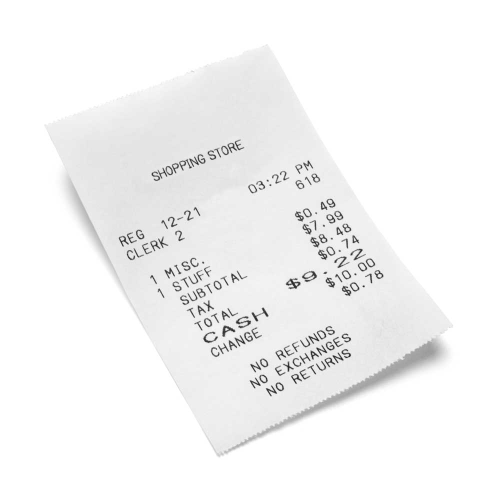
#> input picture ComputerVision/images/receipt_573065707_1000.jpeg, 994 x 1000 px, found by its file name (shown at 1/2 size)
$ jupyter execute --allow-errors Project02_PDFScanner.ipynb
#> lines starting #> are read from the running program, lines starting #| are printed output that depends on the picture; after the words box and inside, x2 and y2 are one past the last pixel; in counts of white or black regions, pixels touching at a corner belong together
# 4 Point OpenCV getPerspective Transform Example

### Import Packages

[cell 1]
# import the necessary packages
import matplotlib.pyplot as plt
import numpy as np
import imutils
import cv2

### Function to display images in Jupyter Notebooks and Google Colab

[cell 2]
def plt_imshow(title, image):
	# convert the image frame BGR to RGB color space and display it
	image = cv2.cvtColor(image, cv2.COLOR_BGR2RGB)
	plt.imshow(image)
	plt.title(title)
	plt.grid(False)
	plt.show()

[cell 3]
def order_points(pts):
	# initialzie a list of coordinates that will be ordered
	# such that the first entry in the list is the top-left,
	# the second entry is the top-right, the third is the
	# bottom-right, and the fourth is the bottom-left
	rect = np.zeros((4, 2), dtype = "float32")

    # the top-left point will have the smallest sum, whereas
	# the bottom-right point will have the largest sum
	s = pts.sum(axis = 1)
	rect[0] = pts[np.argmin(s)]
	rect[2] = pts[np.argmax(s)]

    # now, compute the difference between the points, the
	# top-right point will have the smallest difference,
	# whereas the bottom-left will have the largest difference
	diff = np.diff(pts, axis = 1)
	rect[1] = pts[np.argmin(diff)]
	rect[3] = pts[np.argmax(diff)]

    # return the ordered coordinates
	return rect

[cell 4]
def four_point_transform(image, pts):
	# obtain a consistent order of the points and unpack them
	# individually
	rect = order_points(pts)
	(tl, tr, br, bl) = rect

    # compute the width of the new image, which will be the
	# maximum distance between bottom-right and bottom-left
	# x-coordiates or the top-right and top-left x-coordinates
	widthA = np.sqrt(((br[0] - bl[0]) ** 2) + ((br[1] - bl[1]) ** 2))
	widthB = np.sqrt(((tr[0] - tl[0]) ** 2) + ((tr[1] - tl[1]) ** 2))
	maxWidth = max(int(widthA), int(widthB))

    # compute the height of the new image, which will be the
	# maximum distance between the top-right and bottom-right
	# y-coordinates or the top-left and bottom-left y-coordinates
	heightA = np.sqrt(((tr[0] - br[0]) ** 2) + ((tr[1] - br[1]) ** 2))
	heightB = np.sqrt(((tl[0] - bl[0]) ** 2) + ((tl[1] - bl[1]) ** 2))
	maxHeight = max(int(heightA), int(heightB))

    # now that we have the dimensions of the new image, construct
	# the set of destination points to obtain a "birds eye view",
	# (i.e. top-down view) of the image, again specifying points
	# in the top-left, top-right, bottom-right, and bottom-left
	# order
	dst = np.array([
		[0, 0],
		[maxWidth - 1, 0],
		[maxWidth - 1, maxHeight - 1],
		[0, maxHeight - 1]], dtype = "float32")

    # compute the perspective transform matrix and then apply it
	M = cv2.getPerspectiveTransform(rect, dst)
	warped = cv2.warpPerspective(image, M, (maxWidth, maxHeight))

    # return the warped image
	return warped

[cell 5]
'''
# construct the argument parse and parse the arguments
ap = argparse.ArgumentParser()
ap.add_argument("-i", "--image", help = "path to the image file")
ap.add_argument("-c", "--coords",
	help = "comma seperated list of source points")
args = vars(ap.parse_args())
'''
args = {
    "image"  : "data/4Point/example_01.png",
    "coords" : "[(73, 239), (356, 117), (475, 265), (187, 443)]"
}

args2 = {
    "image"  : "data/4Point/example_02.png",
    "coords" : "[(101, 185), (393, 151), (479, 323), (187, 441)]"
}

args3 = {
    "image"  : "data/4Point/example_03.png",
    "coords" : "[(63, 242), (291, 110), (361, 252), (78, 386)]"
}

[cell 6]
# load the image and grab the source coordinates (i.e. the list of
# of (x, y) points)
# NOTE: using the 'eval' function is bad form, but for this example
# let's just roll with it -- in future posts I'll show you how to
# automatically determine the coordinates without pre-supplying them
image = cv2.imread(args["image"])
pts = np.array(eval(args["coords"]), dtype = "float32")

#> (a cell that did not finish here is left out)

#> (a cell that did not finish here is left out)

# Document Scanner

[cell 9]
from skimage.filters import threshold_local

[cell 10]
'''
# construct the argument parser and parse the arguments
ap = argparse.ArgumentParser()
ap.add_argument("-i", "--image", required = True,
	help = "Path to the image to be scanned")
args = vars(ap.parse_args())
'''
args = {
    "image"  : "data/4Point/page.jpg",
}

args1 = {
    "image"  : "data/4Point/receipt.jpg",
}

args2 = {
    "image"  : "data/4Point/receipt_573065707_1000.jpeg",
}

[cell 11]
# load the image and compute the ratio of the old height
# to the new height, clone it, and resize it
image = cv2.imread(args2["image"])
#> image is the input picture: shape (1000, 994, 3); min 10, max 255, mean 244.3
ratio = image.shape[0] / 500.0
#> ratio = 2
orig = image.copy()
image = imutils.resize(image, height = 500)
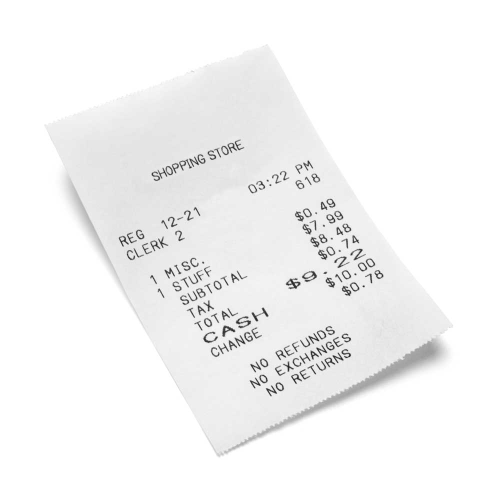
#> image: shape (500, 497, 3); min 35, max 255, mean 244.3

# convert the image to grayscale, blur it, and find edges
# in the image
gray = cv2.cvtColor(image, cv2.COLOR_BGR2GRAY)
gray = cv2.GaussianBlur(gray, (5, 5), 0)
edged = cv2.Canny(gray, 75, 200)
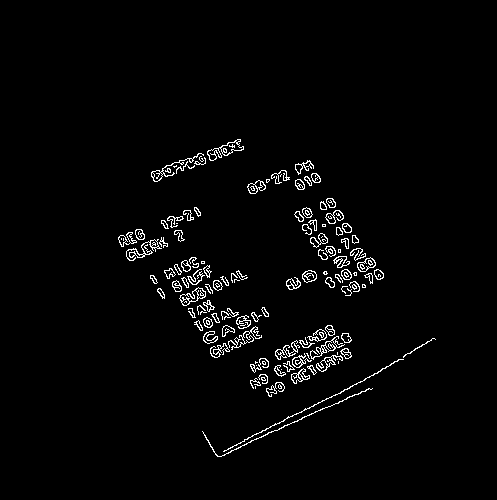
#> edged: shape (500, 497); 2.4% white in thin lines or dots, all inside (x1, y1, x2, y2) = (118, 139, 436, 457)

# show the original image and the edge detected image
print("STEP 1: Edge Detection")
plt_imshow("Image", image)
plt_imshow("Edged", edged)

[cell 12]
# find the contours in the edged image, keeping only the
# largest ones, and initialize the screen contour
cnts = cv2.findContours(edged.copy(), cv2.RETR_LIST, cv2.CHAIN_APPROX_SIMPLE)
#> cnts = 299 contours, 156 with area under 20; largest, box (x1, y1, x2, y2) and area: (207, 139, 244, 161) 284, (179, 287, 206, 306) 228, (357, 257, 376, 272) 159, (220, 141, 244, 156) 148, (247, 180, 266, 194) 146
cnts = imutils.grab_contours(cnts)
cnts = sorted(cnts, key = cv2.contourArea, reverse = True)[:5]
#> cnts = 5 contours; box (x1, y1, x2, y2) and area: (207, 139, 244, 161) 284, (179, 287, 206, 306) 228, (357, 257, 376, 272) 159, (220, 141, 244, 156) 148, (247, 180, 266, 194) 146

# loop over the contours
for c in cnts:
	# approximate the contour
	peri = cv2.arcLength(c, True)
	approx = cv2.approxPolyDP(c, 0.02 * peri, True)
	# if our approximated contour has four points, then we
	# can assume that we have found our screen
	if len(approx) == 4:
		screenCnt = approx
		break
#> this loop made 5 passes
#> peri on passes 1 to 5: 145.3, 87.25, 53.46, 83.84, 58.28

# show the contour (outline) of the piece of paper
print("STEP 2: Find contours of paper")
#> (the rest of this cell did not finish here and is left out)

$ run again, with ComputerVision/images/bounding_box_regression_procedure.jpeg copied over ComputerVision/images/receipt_573065707_1000.jpeg
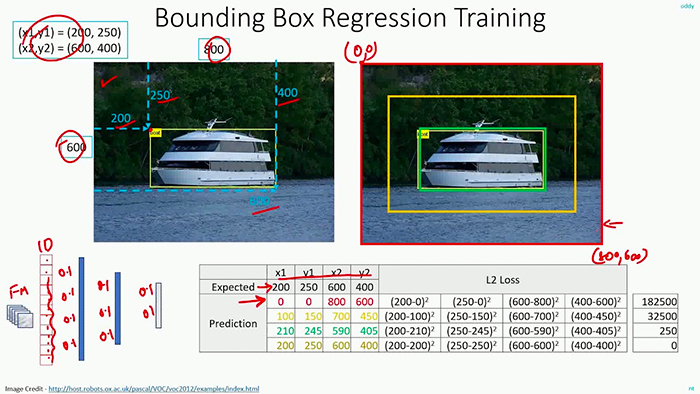
#> input picture ComputerVision/images/bounding_box_regression_procedure.jpeg, 700 x 394 px, found by its file name
#> image is the input picture: shape (394, 700, 3); mean B, G, R 183.1, 184.9, 178.7
#> `edged = cv2.Canny(gray, 75, 200)`:
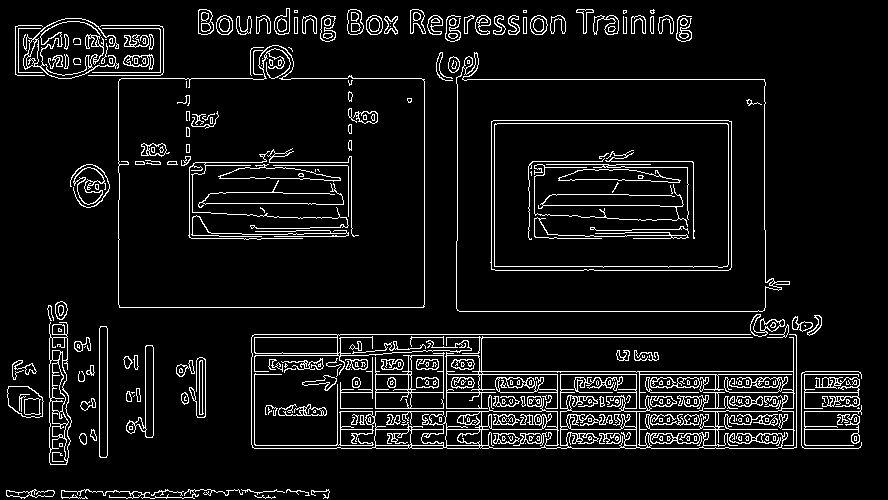
#> edged: shape (500, 888); 7.6% white in thin lines or dots
#> `cnts = cv2.findContours(edged.copy(), cv2.RETR_LIST, cv2.CHAIN_APPROX_..`: cnts = 724 contours, 364 with area under 20; largest, box (x1, y1, x2, y2) and area: (456, 52, 790, 312) 71682, (456, 53, 782, 312) 71560, (118, 45, 425, 308) 70909, (118, 45, 425, 308) 70824, (490, 120, 732, 271) 35982
#> `cnts = sorted(cnts, key = cv2.contourArea, reverse = True)[:5]`: cnts = 5 contours; box (x1, y1, x2, y2) and area: (456, 52, 790, 312) 71682, (456, 53, 782, 312) 71560, (118, 45, 425, 308) 70909, (118, 45, 425, 308) 70824, (490, 120, 732, 271) 35982
#> the loop `for c in cnts:` made 1 pass
#> (peri, screenCnt) on pass 1: (1301.5, [[465, 58], [457, 310], [789, 284], [764, 79]])
#> in plt_imshow (call 6), `image = cv2.cvtColor(image, cv2.COLOR_BGR2RGB)`:
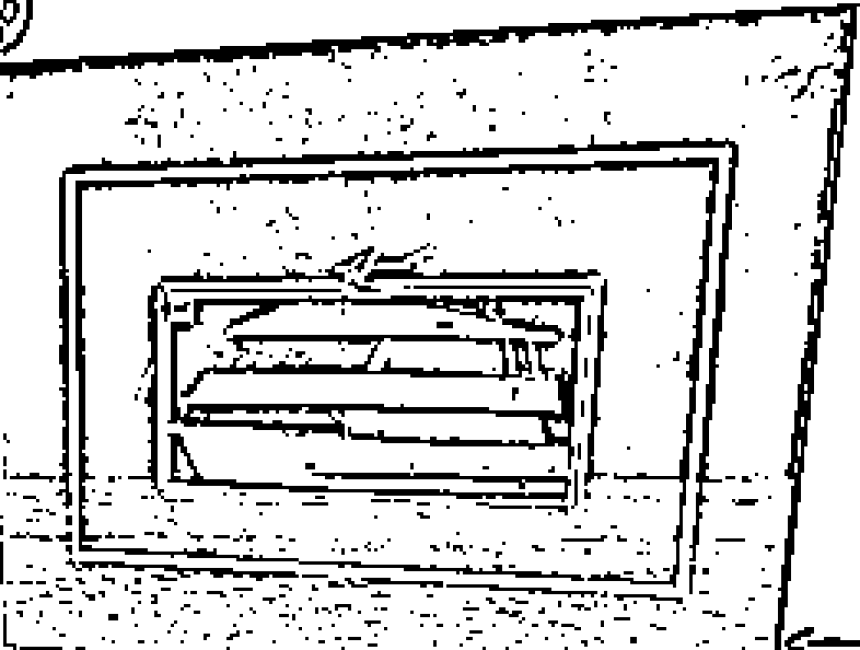
#> image: shape (650, 860, 3); min 0, max 255, mean 214

$ run again, with ComputerVision/images/convolutions_kernel_sliding.jpeg copied over ComputerVision/images/receipt_573065707_1000.jpeg
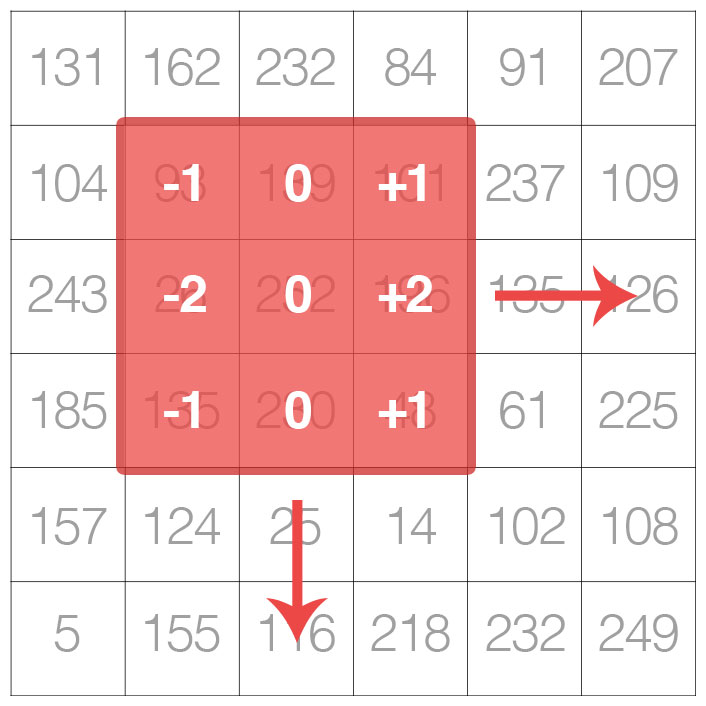
#> input picture ComputerVision/images/convolutions_kernel_sliding.jpeg, 706 x 706 px, found by its file name
#> image is the input picture: shape (706, 706, 3); mean B, G, R 211.9, 212.7, 244.2
#> `edged = cv2.Canny(gray, 75, 200)`:
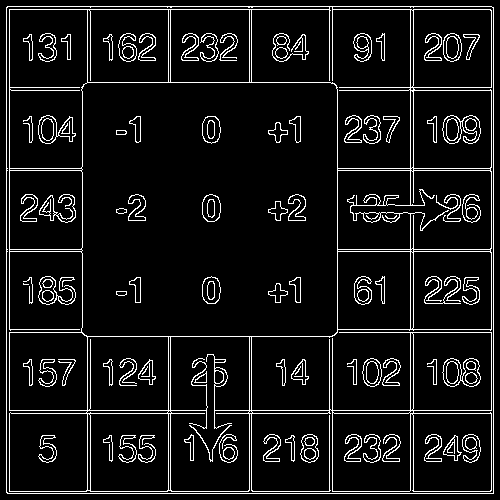
#> edged: shape (500, 500); 8.4% white in thin lines or dots
#> `cnts = cv2.findContours(edged.copy(), cv2.RETR_LIST, cv2.CHAIN_APPROX_..`: cnts = 245 contours, 20 with area under 20; largest, box (x1, y1, x2, y2) and area: (6, 6, 494, 494) 237166, (81, 82, 338, 337) 64735, (6, 6, 494, 494) 30654, (251, 6, 411, 169) 17898, (9, 9, 88, 169) 11972
#> `cnts = sorted(cnts, key = cv2.contourArea, reverse = True)[:5]`: cnts = 5 contours; box (x1, y1, x2, y2) and area: (6, 6, 494, 494) 237166, (81, 82, 338, 337) 64735, (6, 6, 494, 494) 30654, (251, 6, 411, 169) 17898, (9, 9, 88, 169) 11972
#> the loop `for c in cnts:` made 1 pass
#> (peri, screenCnt) on pass 1: (1946.2, [[7, 6], [6, 492], [493, 493], [493, 7]])
#> in plt_imshow (call 6), `image = cv2.cvtColor(image, cv2.COLOR_BGR2RGB)`:
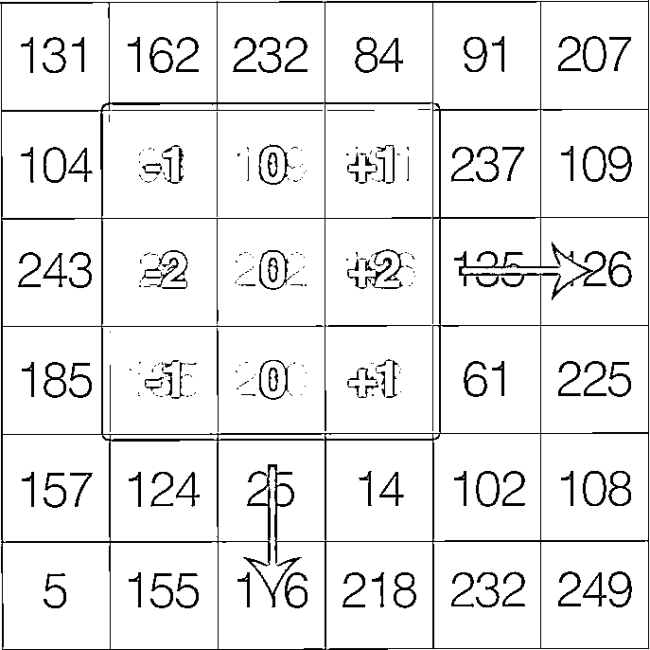
#> image: shape (650, 650, 3); min 0, max 255, mean 234.9
